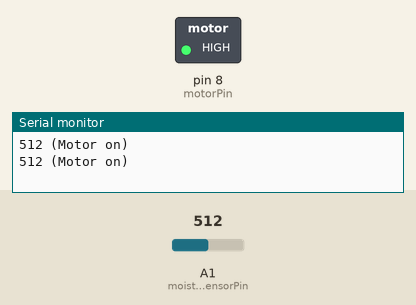
The sketch below on a simulated Arduino Uno, built with avr-gcc and run on an emulated ATmega328P. On the bench: switched loads named in the sketch (green lamp = pin HIGH), the last lines printed to the serial monitor. Inputs (shaded band) come from the test bench; at power-on: A1 (moistureSensorPin) = 512. Pins used as bus, display or sensor lines are not drawn.

Above: at 2.0 s.
2.1 s: A1 (moistureSensorPin) set to 307
3.6 s: A1 (moistureSensorPin) set to 283
At 5.4 s:
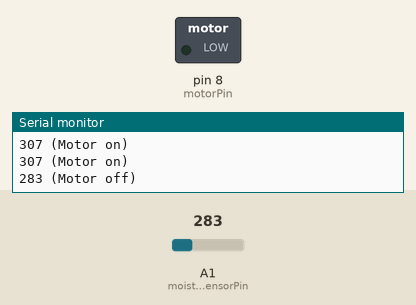
6.0 s: A1 (moistureSensorPin) set to 306
At 7.1 s:
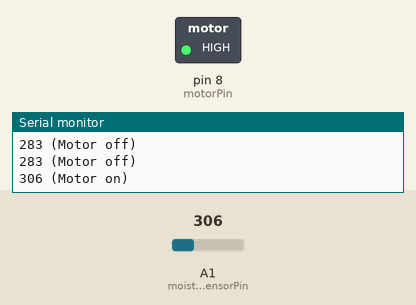
8.2 s: A1 (moistureSensorPin) set to 290
At 9.9 s:
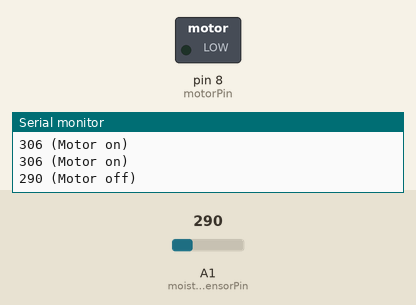
Timing chart, 0 to 11.4 s (numbered marks = the images above; inputs shaded):
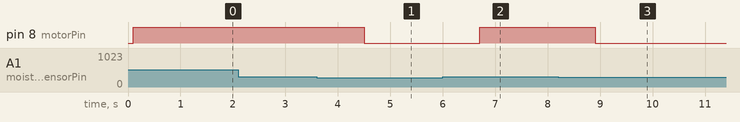

The sketch:

projectV2.ino
```cpp
// Soil moisture sensor with motor control
const int sensorPowerPin = 7;     // Digital pin to power sensor
const int moistureSensorPin = A1; // Analog pin to read moisture level :P
const int motorPin = 8;           // Digital pin to control the motor
int moisture = 0;

void setup() {
  pinMode(sensorPowerPin, OUTPUT);
  pinMode(moistureSensorPin, INPUT);
  pinMode(motorPin, OUTPUT);
  Serial.begin(9600);

  // Make sure motor is off
  digitalWrite(motorPin, LOW);
}

void loop() {

  digitalWrite(sensorPowerPin, HIGH);
  delay(100); // wait to help sensor

  // Read the moisture vairible
  moisture = analogRead(moistureSensorPin);

  // Turn off soil sensor
  digitalWrite(sensorPowerPin, LOW);

  // Control the motor based on moisture
  // making HIGH turns motor ON and LOW turns it OFF
  if (moisture > 300) {
    digitalWrite(motorPin, HIGH);
    Serial.print(moisture);
    Serial.println(" (Motor on)");
  } else {
    digitalWrite(motorPin, LOW);
    Serial.print(moisture);
    Serial.println(" (Motor off)");
  }

  delay(1000); // Wait a second before next reading so it dont lag
}
```

Measured:
- the behaviour switches between 301 and 300 on A1 (moistureSensorPin) (found by bisection; images 0 and 1)
- after the input at 3.6 s, pin 8 (motorPin): HIGH → LOW after 0.90 s
- after the input at 6.0 s, pin 8 (motorPin): LOW → HIGH after 0.70 s
- after the input at 8.2 s, pin 8 (motorPin): HIGH → LOW after 0.70 s
